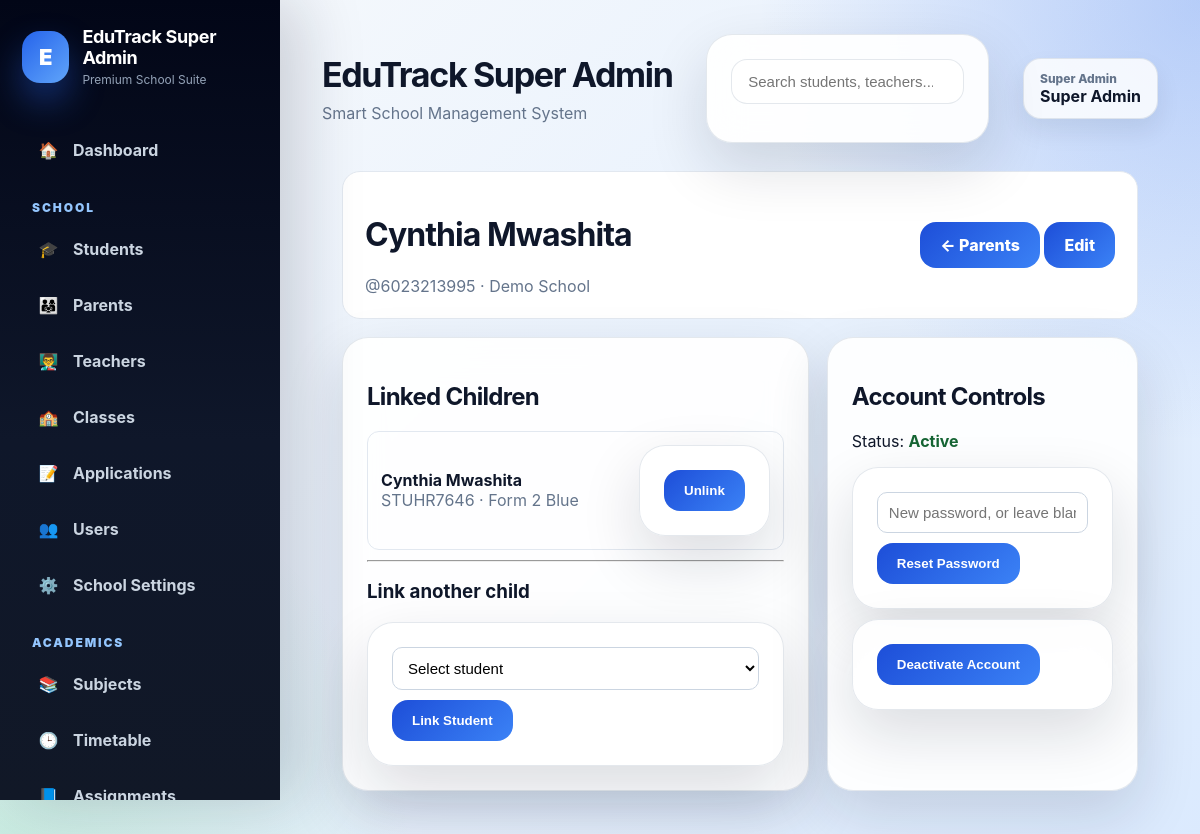
The app's page /parents/3 (signed in) with its own data.
### tables this page shows
CREATE TABLE users (
            id INTEGER PRIMARY KEY AUTOINCREMENT,
            school_id INTEGER,
            full_name TEXT NOT NULL,
            username TEXT UNIQUE NOT NULL,
            password TEXT NOT NULL,
            role TEXT NOT NULL
        , is_active INTEGER DEFAULT 1);

CREATE TABLE schools (
            id INTEGER PRIMARY KEY AUTOINCREMENT,
            school_name TEXT NOT NULL,
            school_code TEXT UNIQUE NOT NULL
        , is_active INTEGER DEFAULT 1, subscription_status TEXT DEFAULT 'active', subscription_end_date TEXT, logo_url TEXT);

CREATE TABLE students (
            id INTEGER PRIMARY KEY AUTOINCREMENT,
            school_id INTEGER,
            student_number TEXT UNIQUE,
            first_name TEXT,
            last_name TEXT,
            birthday TEXT,
            gender TEXT,
            enrollment_date TEXT,
            leaving_year TEXT,
            class_name TEXT,
            boarding_status TEXT,
            home_address TEXT,
            mailing_address TEXT,
            student_phone TEXT,
            medical_info TEXT,
            emergency_contact TEXT,
            guardian1_name TEXT,
            guardian1_relationship TEXT,
            guardian1_phone TEXT,
            guardian1_whatsapp TEXT,
            guardian1_email TEXT,
            guardian2_name TEXT,
            guardian2_relationship TEXT,
            guardian2_phone TEXT,
            guardian2_whatsapp TEXT,
            guardian2_email TEXT,
            current_status TEXT
        );

### routes/parents.py (the view)
    @app.route("/parents/<int:parent_id>")
    @login_required
    @roles_required("school_admin", "super_admin")
    def parent_profile(parent_id):
        parent = get_parent_or_none(parent_id)
        if not parent:
            flash("Parent not found or access denied.", "danger")
            return redirect(url_for("parents"))
        children = fetch_all(
            """
            SELECT
                st.id,
                st.first_name,
                st.last_name,
                st.student_number,
                st.class_name
            FROM guardians g
            JOIN students st ON st.id = g.student_id
            WHERE g.parent_user_id = ?
            ORDER BY st.class_name, st.first_name, st.last_name
            """,
            (parent_id,)
        )
        available_students = fetch_all(
            """
            SELECT
                st.id,
                st.first_name,
                st.last_name,
                st.student_number,
                st.class_name
            FROM students st
            WHERE st.school_id = ?
              AND NOT EXISTS (
                    SELECT 1
                    FROM guardians g
                    WHERE g.student_id = st.id
                      AND g.parent_user_id = ?
              )
            ORDER BY st.class_name, st.first_name, st.last_name
            """,
            (parent["school_id"], parent_id)
        )
        school = fetch_one(
            "SELECT school_name FROM schools WHERE id = ?",
            (parent["school_id"],)
        )
        return render_template(
            "parent_profile.html",
            parent=parent,
            children=children,
            available_students=available_students,
            school=school
        )

### app.py (called while the page is built)
@app.after_request
def add_security_headers(response):
    response.headers["X-Frame-Options"] = "DENY"
    response.headers["X-Content-Type-Options"] = "nosniff"
    response.headers["Referrer-Policy"] = "strict-origin-when-cross-origin"
    return response

### utils/auth.py (called while the page is built, shortened)
def login_required(f):
    @wraps(f)
    def wrapper(*args, **kwargs):
        if "user_id" not in session:
            flash("Please log in first.", "warning")
            return redirect(url_for("login"))
        school_id = session.get("school_id")
        role = session.get("role")
        return f(*args, **kwargs)
    return wrapper

def roles_required(*allowed_roles):
    def decorator(f):
        @wraps(f)
        def wrapper(*args, **kwargs):
            if "user_id" not in session:
                flash("Please log in first.", "warning")
                return redirect(url_for("login"))
            role = session.get("role")
            return f(*args, **kwargs)
        return wrapper
    return decorator

### utils/db.py (called while the page is built)
def is_postgres():
    return os.environ.get("DATABASE_URL") is not None

def get_db():
    if is_postgres():
        return psycopg2.connect(
            os.environ.get("DATABASE_URL"),
            cursor_factory=RealDictCursor
        )
    conn = sqlite3.connect(DB_PATH)
    conn.row_factory = sqlite3.Row
    return conn

def convert_query(query: str) -> str:
    if is_postgres():
        return query.replace("?", "%s")
    return query

def fetch_one(query, params=()):
    conn = get_db()
    cursor = conn.cursor()
    cursor.execute(convert_query(query), params)
    row = cursor.fetchone()
    conn.close()
    return row

def fetch_all(query, params=()):
    conn = get_db()
    cursor = conn.cursor()
    cursor.execute(convert_query(query), params)
    rows = cursor.fetchall()
    conn.close()
    return rows

### templates/parent_profile.html (shortened to what this page needs)
{% extends "base_premium.html" %}
{% block content %}
<div class="wrap">
  <div class="head">
    <div>
      <h1>{{ parent.full_name }}</h1>
      <div class="muted">@{{ parent.username }} · {{ school.school_name if school else 'School' }}</div>
    </div>
    <div>
      <a class="btn light" href="{{ url_for('parents') }}">← Parents</a>
      <a class="btn primary" href="{{ url_for('edit_parent', parent_id=parent.id) }}">Edit</a>
    </div>
  </div>
  <div class="grid">
    <div class="card">
      <h2>Linked Children</h2>
      {% for child in children %}
      <div class="child">
        <div><strong>{{ child.first_name }} {{ child.last_name }}</strong><br><span class="muted">{{ child.student_number or '' }} · {{ child.class_name or 'No class' }}</span></div>
        <form method="post" action="{{ url_for('unlink_parent_child', parent_id=parent.id, student_id=child.id) }}" onsubmit="return confirm('Remove this child from the parent account?')">
          <button class="btn danger" type="submit">Unlink</button>
        </form>
      </div>
      {% else %}<p class="muted">No children are linked yet.</p>{% endfor %}
      <hr>
      <h3>Link another child</h3>
      <form method="post" action="{{ url_for('link_parent_child', parent_id=parent.id) }}">
        <select class="input" name="student_id" required>
          <option value="">Select student</option>
        </select>
        <button class="btn primary" type="submit">Link Student</button>
      </form>
    </div>
    <div class="card stack">
      <h2>Account Controls</h2>
      <p>Status:
        {% if parent.is_active %}<strong style="color:#166534">Active</strong>
        {% else %}<strong style="color:#991b1b">Inactive</strong>{% endif %}
      </p>
      <form method="post" action="{{ url_for('reset_parent_password', parent_id=parent.id) }}">
        <input class="input" type="text" name="new_password" minlength="8" placeholder="New password, or leave blank to generate">
        <button class="btn light" type="submit">Reset Password</button>
      </form>
      {% if parent.is_active %}
      <form method="post" action="{{ url_for('deactivate_parent', parent_id=parent.id) }}" onsubmit="return confirm('Deactivate this parent account?')">
        <button class="btn danger" type="submit">Deactivate Account</button>
      </form>
      {% else %}
      <form method="post" action="{{ url_for('activate_parent', parent_id=parent.id) }}">
        <button class="btn success" type="submit">Activate Account</button>
      </form>
      {% endif %}
    </div>
  </div>
</div>
{% endblock %}

### templates/parent_profile.html (style rules this page uses)
.wrap { max-width:1050px;margin:28px auto;padding:0 20px }
.head,.card { background:#fff;border:1px solid #e2e8f0;border-radius:18px;padding:22px }
.head { display:flex;justify-content:space-between;gap:18px;align-items:center;margin-bottom:18px }
.grid { display:grid;grid-template-columns:1.2fr .8fr;gap:18px }
.child { display:flex;justify-content:space-between;align-items:center;gap:12px;padding:13px;border:1px solid #e2e8f0;border-radius:12px;margin-bottom:10px }
.btn { display:inline-flex;border:0;border-radius:10px;padding:10px 14px;font-weight:700;text-decoration:none;cursor:pointer }
.primary { background:linear-gradient(135deg,#2563eb,#7c3aed);color:#fff }
.light { background:#eef2ff;color:#3730a3 }
.danger { background:#fee2e2;color:#991b1b }
.input { width:100%;box-sizing:border-box;border:1px solid #cbd5e1;border-radius:10px;padding:11px;margin-bottom:10px }
.stack form { margin-bottom:10px }
.muted { color:#64748b }

### records on screen
users: full_name "Cynthia Mwashita", username "6023213995"
schools: school_name "Demo School"
students: first_name "Cynthia", last_name "Mwashita", student_number "STUHR7646", class_name "Form 2 Blue"

### other values on screen
{{ session.get("school_name", "EduTrack") }} "EduTrack Super Admin"
{{ session.get('role', 'user')|replace('_', ' ')|title }} "Super Admin"
{{ session.get('full_name') or session.get('username') }} "Super Admin"
